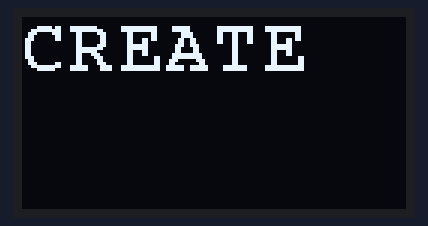
The sketch below on a simulated Arduino Uno, built with avr-gcc and run on an emulated ATmega328P. Parts: 128×64 one-colour display.

Above: at 0.2 s.
At 3.5 s:
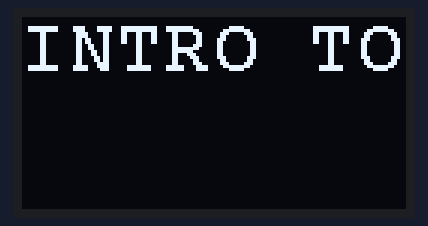

The sketch:

OLED.ino
```cpp
#include "Arduino_SensorKit.h"

void setup() {
  // put your setup code here, to run once:
  Oled.begin();
  Oled.setFlipMode(true);
  Oled.setFont(u8x8_font_courB18_2x3_f);
}

void loop() {
  // put your main code here, to run repeatedly:
  Oled.setCursor(0, 0);
  Oled.print("CREATE");
  Oled.setCursor(0, 19);
  Oled.print("LABZ");

  delay(3000);
  Oled.clear();
  delay(10);

  Oled.setCursor(0, 0);
  Oled.print("INTRO TO");
  Oled.setCursor(0, 19);
  Oled.print("OLED");

  delay(3000);
  Oled.clear();
  delay(10);
}
```

Measured:
- what the display in image 0 shows lasts 3.1 s, from 0.2 s to 3.3 s
